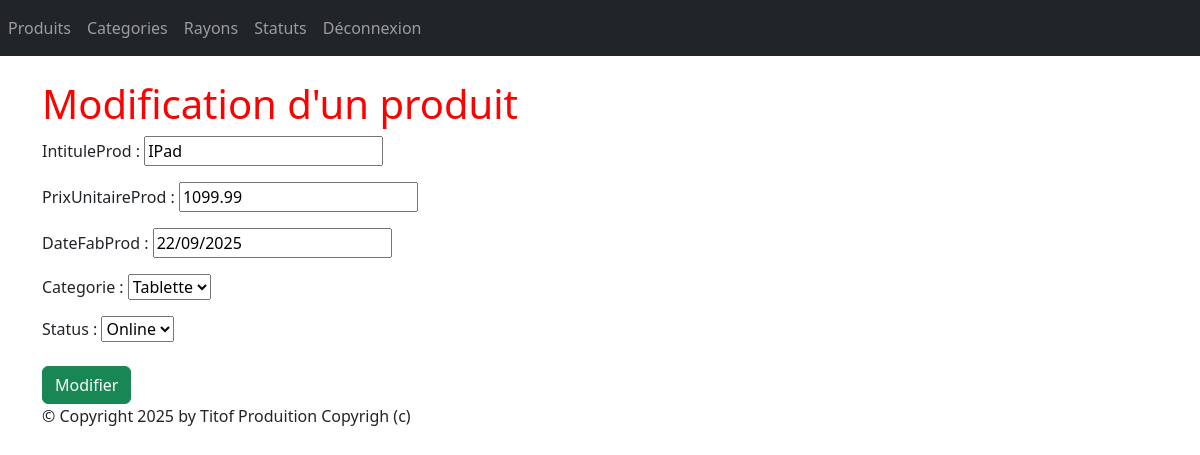
/monApp/produit/8/update/ (signed in), run on the app's committed database.
### monApp/models.py (models this page shows, shortened)
class Produit(models.Model):
    refProd = models.AutoField(primary_key=True)
    intituleProd = models.CharField(max_length=200)
    prixUnitaireProd = models.DecimalField(max_digits=10, decimal_places=2)
    dateFabProd = models.DateField(default=date.today)
    categorie = models.ForeignKey(Categorie, on_delete=models.CASCADE, related_name="produits_categorie", null=True, blank=True)
    status = models.ForeignKey(Statut, on_delete=models.CASCADE, related_name="produits_status",null=True, blank=True)

### monApp/views.py (the view, shortened to what this page needs)
# urls.py: path("produit/<int:pk>/update/", views.ProduitUpdateView.as_view(), name="prdt_chng"),
@method_decorator(login_required, name='dispatch')
class ProduitUpdateView(UpdateView):
    model = Produit
    form_class=ProduitForm
    template_name = "monApp/Update/produit.html"

### monApp/forms.py
class ProduitForm(forms.ModelForm):
    class Meta:
        model = Produit
        fields = '__all__'

### monApp/models.py (called while the page is built)
    def __str__(self):
        return self.nomCat

    def __str__(self):
        return self.libelleStatus

### monApp/templates/monApp/Update/produit.html (shortened to what this page needs)
{% extends 'monApp/base.html' %}
{% block contenu %}
<h1> Modification d'un produit </h1>
<form action="" method="post" >
{{ form.as_p }}
<button type="submit" class="btn btn-success mt-2">Modifier</button>
</form>
{% endblock %}

### static/styles.css (style rules this page uses)
h1 { color: red; }

### data on the page
Produit: intituleProd "IPad", prixUnitaireProd "1099.99", dateFabProd "22/09/2025", categorie "Tablette", status "Online"
